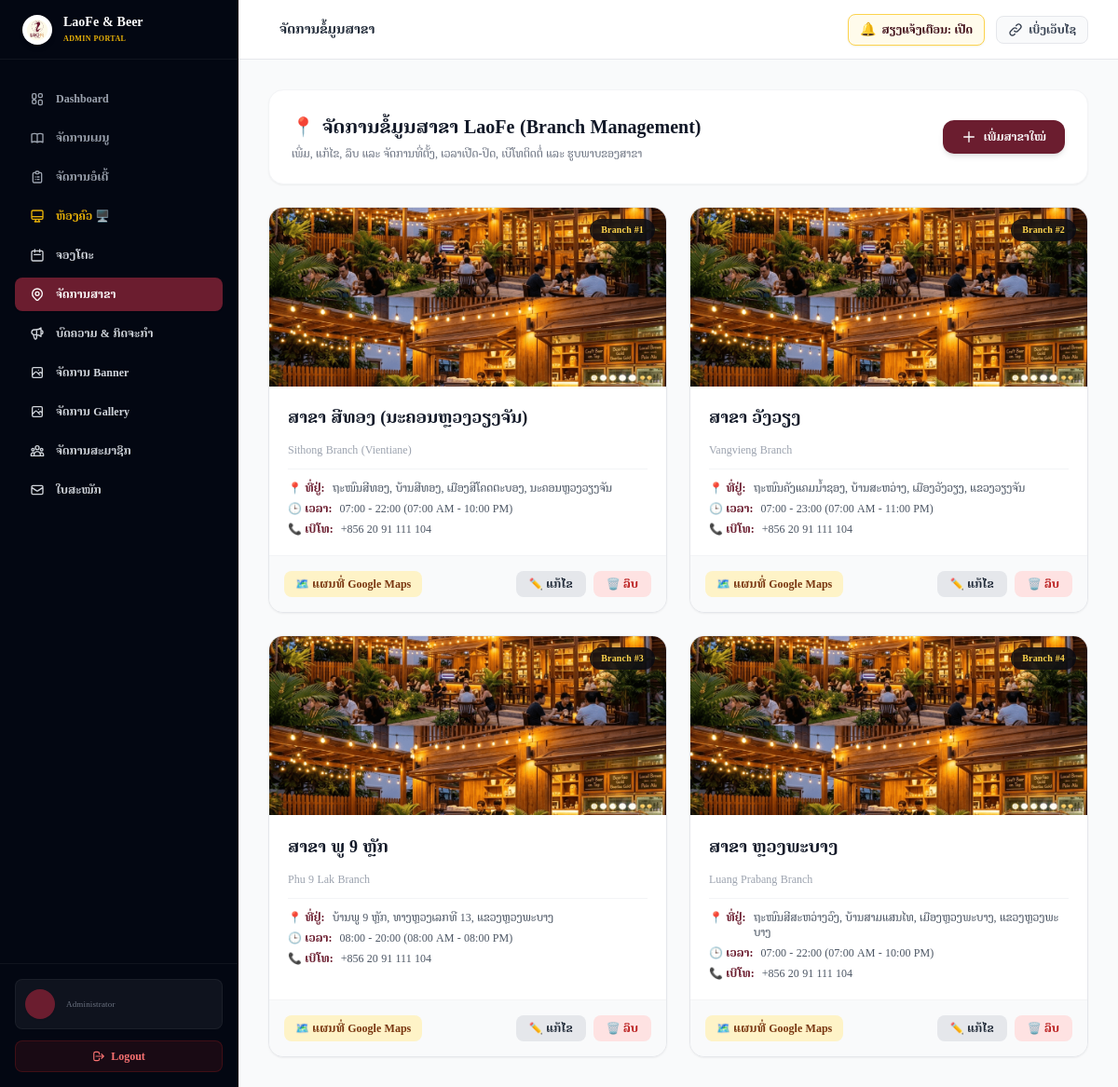
Page /admin/branch_manage.php (signed in) on the committed database.
### tables this page shows
CREATE TABLE IF NOT EXISTS branches (
    id INT AUTO_INCREMENT PRIMARY KEY,
    name_lo VARCHAR(100) NOT NULL,
    name_en VARCHAR(100) NOT NULL,
    address_lo TEXT NOT NULL,
    address_en TEXT NOT NULL,
    hours_lo VARCHAR(100) NOT NULL,
    hours_en VARCHAR(100) NOT NULL,
    phone VARCHAR(50),
    map_link TEXT,
    image_path VARCHAR(255)
);

### admin/branch_manage.php (the view, shortened to what this page needs)
<?php
require_once __DIR__ . '/header.php';
$branches = [];
try {
    $stmt = $pdo->query("SELECT * FROM branches ORDER BY id ASC");
    $branches = $stmt->fetchAll();
} catch (\Exception $e) {
    $error = 'ເກີດຂໍ້ຜິດພາດ: ' . $e->getMessage();
}
?>
<div class="space-y-6">
    <div class="flex flex-col md:flex-row md:items-center justify-between gap-4 bg-white p-6 rounded-2xl border border-gray-100 shadow-sm">
        <div>
            <h1 class="text-xl font-extrabold text-gray-900 font-serif-lao flex items-center gap-2">
                <span>📍</span> ຈັດການຂໍ້ມູນສາຂາ LaoFe (Branch Management)
            </h1>
            <p class="text-xs text-gray-500 font-serif-lao mt-1">ເພີ່ມ, ແກ້ໄຂ, ລຶບ ແລະ ຈັດການທີ່ຕັ້ງ, ເວລາເປີດ-ປິດ, ເບີໂທຕິດຕໍ່ ແລະ ຮູບພາບຂອງສາຂາ</p>
        </div>
        <div>
            <button onclick="openModal()" class="px-5 py-2.5 bg-burgundy-700 hover:bg-burgundy-800 text-white font-bold text-xs rounded-xl shadow-md transition-all flex items-center gap-2 font-serif-lao">
                <svg class="w-4 h-4" fill="none" stroke="currentColor" viewBox="0 0 24 24"><path stroke-linecap="round" stroke-linejoin="round" stroke-width="2" d="M12 4v16m8-8H4"/></svg>
                <span>ເພີ່ມສາຂາໃໝ່</span>
            </button>
        </div>
    </div>
    <div class="grid grid-cols-1 md:grid-cols-2 gap-6">
        <?php if (!empty($branches)): ?>
            <?php foreach ($branches as $idx => $br):
                $card_img = !empty($br['image_path']) ? '../' . $br['image_path'] : '../assets/images/branch_namphou.png';
            ?>
                <div class="bg-white rounded-2xl border border-gray-200 overflow-hidden shadow-sm hover:shadow-md transition-all flex flex-col justify-between">
                    <div>
                        <div class="h-48 relative overflow-hidden bg-gray-100">
                            <img src="<?php echo htmlspecialchars($card_img); ?>" alt="<?php echo htmlspecialchars($br['name_lo']); ?>" class="w-full h-full object-cover">
                            <div class="absolute top-3 right-3 bg-gray-950/80 backdrop-blur-md text-amber-300 px-3 py-1 rounded-full text-[10px] font-bold">
                                Branch #<?php echo $br['id']; ?>
                            </div>
                        </div>
                        <div class="p-5 space-y-3 font-serif-lao">
                            <h3 class="text-lg font-bold text-gray-900">
                                <?php echo htmlspecialchars($br['name_lo']); ?>
                            </h3>
                            <p class="text-xs text-gray-400 font-sans">
                                <?php echo htmlspecialchars($br['name_en']); ?>
                            </p>
                            <div class="space-y-1.5 text-xs text-gray-600 border-t border-gray-100 pt-3">
                                <p class="flex items-start gap-2">
                                    <span class="text-burgundy-700 font-bold shrink-0">📍 ທີ່ຢູ່:</span>
                                    <span><?php echo htmlspecialchars($br['address_lo']); ?></span>
                                </p>
                                <p class="flex items-center gap-2">
                                    <span class="text-burgundy-700 font-bold shrink-0">🕒 ເວລາ:</span>
                                    <span><?php echo htmlspecialchars($br['hours_lo']); ?> (<?php echo htmlspecialchars($br['hours_en']); ?>)</span>
                                </p>
                                <p class="flex items-center gap-2">
                                    <span class="text-burgundy-700 font-bold shrink-0">📞 ເບີໂທ:</span>
                                    <span><?php echo htmlspecialchars($br['phone']); ?></span>
                                </p>
                            </div>
                        </div>
                    </div>
                    <div class="p-4 bg-gray-50 border-t border-gray-100 flex items-center justify-between gap-2">
                        <?php if (!empty($br['map_link'])): ?>
                            <a href="<?php echo htmlspecialchars($br['map_link']); ?>" target="_blank" class="px-3 py-1.5 bg-amber-100 text-amber-900 hover:bg-amber-200 rounded-lg text-xs font-bold transition-all inline-flex items-center gap-1 font-serif-lao">
                                <span>🗺️ ແຜນທີ່ Google Maps</span>
                            </a>
                        <?php else: ?>
                            <span></span>
                        <?php endif; ?>
                        <div class="flex items-center gap-2">
                            <a href="branch_manage.php?edit=<?php echo $br['id']; ?>" class="px-3.5 py-1.5 bg-gray-200 hover:bg-gray-300 text-gray-800 text-xs font-bold rounded-lg transition-all font-serif-lao">
                                ✏️ ແກ້ໄຂ
                            </a>
                            <form action="branch_manage.php" method="POST" class="inline" onsubmit="return confirm('ທ່ານແນ່ໃຈບໍ່ວ່າຕ້ອງການລຶບສາຂານີ້?');">
                                <button type="submit" class="px-3.5 py-1.5 bg-red-100 hover:bg-red-200 text-red-700 text-xs font-bold rounded-lg transition-all font-serif-lao">
                                    🗑️ ລຶບ
                                </button>
                            </form>
                        </div>
                    </div>
                </div>
            <?php endforeach; ?>
        <?php endif; ?>
    </div>
</div>
    </main>
</body>
</html>

### rows in the picture
branches: id "1", name_lo "ສາຂາ ສີທອງ (ນະຄອນຫຼວງວຽງຈັນ)", name_en "Sithong Branch (Vientiane)", address_lo "ຖະໜົນສີທອງ, ບ້ານສີທອງ, ເມືອງສີໂຄດຕະບອງ, ນະຄອນຫຼວງວຽງຈັນ", hours_lo "07:00 - 22:00", hours_en "07:00 AM - 10:00 PM", phone "+856 20 91 111 104"
branches: id "2", name_lo "ສາຂາ ວັງວຽງ", name_en "Vangvieng Branch", address_lo "ຖະໜົນຄັງແຄມນ້ຳຊອງ, ບ້ານສະຫວ່າງ, ເມືອງວັງວຽງ, ແຂວງວຽງຈັນ", hours_lo "07:00 - 23:00", hours_en "07:00 AM - 11:00 PM", phone "+856 20 91 111 104"
branches: id "3", name_lo "ສາຂາ ພູ 9 ຫຼັກ", name_en "Phu 9 Lak Branch", address_lo "ບ້ານພູ 9 ຫຼັກ, ທາງຫຼວງເລກທີ 13, ແຂວງຫຼວງພະບາງ", hours_lo "08:00 - 20:00", hours_en "08:00 AM - 08:00 PM", phone "+856 20 91 111 104"
branches: id "4", name_lo "ສາຂາ ຫຼວງພະບາງ", name_en "Luang Prabang Branch", address_lo "ຖະໜົນສີສະຫວ່າງວົງ, ບ້ານສາມແສນໄທ, ເມືອງຫຼວງພະບາງ, ແຂວງຫຼວງພະບາງ", hours_lo "07:00 - 22:00", hours_en "07:00 AM - 10:00 PM", phone "+856 20 91 111 104"

### other values in the picture
$pages_names[$admin_page] "ຈັດການຂໍ້ມູນສາຂາ"
